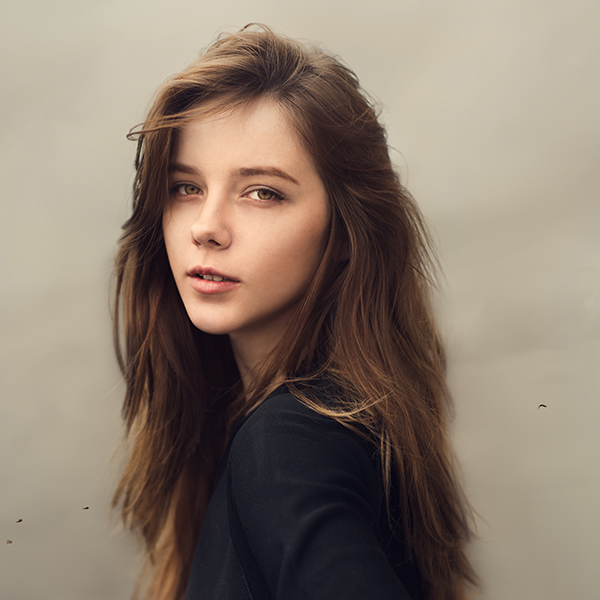
#> input picture img2html/img.jpg, 600 x 600 px
$ python creator.py   (older library calls are emulated)
#> lines starting #> are read from the running program, lines starting #| are printed output that depends on the picture
from PIL import Image

HTML_T = '''
<html>
<head>
    <meta charset="utf-8">
    <title>{{ title }}</title>
    <style type="text/css">
        body {
            margin: 0px; padding: 0px; line-height:100%; letter-spacing:0px; text-align: center;
            min-width: 1920px;
            width: auto !important;
            font-size: 10px;
            background-color: #000000;
            font-family: monospace;
        }
    </style>
</head>
<body>
<div>
'''
HTML_B = '''
</div>
</body>
</html>'''

# 新图片尺寸
SIZE = (160, 100)

# 要显示的文字
FONT_LIST = '名字是超级帅哥'


def get_new_size(xy):
    """
    获取新图片尺寸
    :param xy:
    :return:
    """
    b = tuple()
    scale = 1
    if xy[0] <= SIZE[0] and xy[1] <= SIZE[1]:
        b = xy
    else:
        if xy[1] / xy[0] < SIZE[1] / SIZE[0]:
            scale = SIZE[0] / xy[0]
            x = SIZE[0]
            y = xy[1] * scale
            b = (int(x), int(y))
        elif xy[1] / xy[0] > SIZE[1] / SIZE[0]:
            scale = SIZE[1] / xy[1]
            y = SIZE[1]
            x = xy[0] * scale
            b = (int(x), int(y))
        else:
            b = SIZE
    return b


def rgb2hex(pixel):
    return '{:02x}{:02x}{:02x}'.format(*pixel)


def render(new):
    new_img = Image.open(new)
    html_list = list()
    print('渲染中, 请稍后')
    for y in range(new_img.size[1]):
        for x in range(new_img.size[0]):
            p = rgb2hex(new_img.getpixel((x, y)))
            font = FONT_LIST[(x + y) % len(FONT_LIST)]
            html_list.append('<font color="#%s">%s</font>' % (p, font))
        html_list.append('\n<br>\n')
    with open('Img.html', 'w', encoding='utf-8') as htmlfile:
        htmlfile.write(HTML_T + '\n')
        htmlfile.write(''.join(html_list) + '\n')
        htmlfile.write(HTML_B)
    print('渲染完成')
    pass


def scale_img(src):
#> called with src = 'img.jpg'
    img = Image.open(src)
#> img is the input picture: PIL image 600x600 RGB; mean R, G, B 138.6, 123.7, 110.2
    a = img.size
#> a = (600, 600)
    img.resize(get_new_size(a), Image.ANTIALIAS).save('new_img.jpg', quality=100)
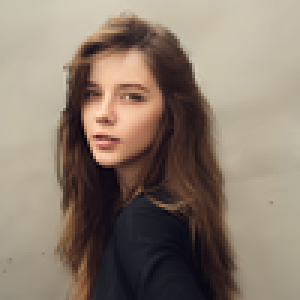
#> saved as new_img.jpg: PIL image 100x100 RGB (shown 3 times larger); mean R, G, B 138.6, 123.7, 110.2
    return 'new_img.jpg'


if __name__ == '__main__':
    new_image = scale_img('img.jpg')
    render(new_image)
#> after the loop in render, `for y in range(new_img.size[1]):`: html_list = 10100 items, first 6: '<font color="#c7c2af">名</font>', '<font color="#c8c3b0">字</font>', '<font color="#c6c3b2">是</font>', '<font color="#c6c3b2">超</font>', '<font color="#c8c3b0">级</font>', '<font color="#c8c3b0">帅</font>'
